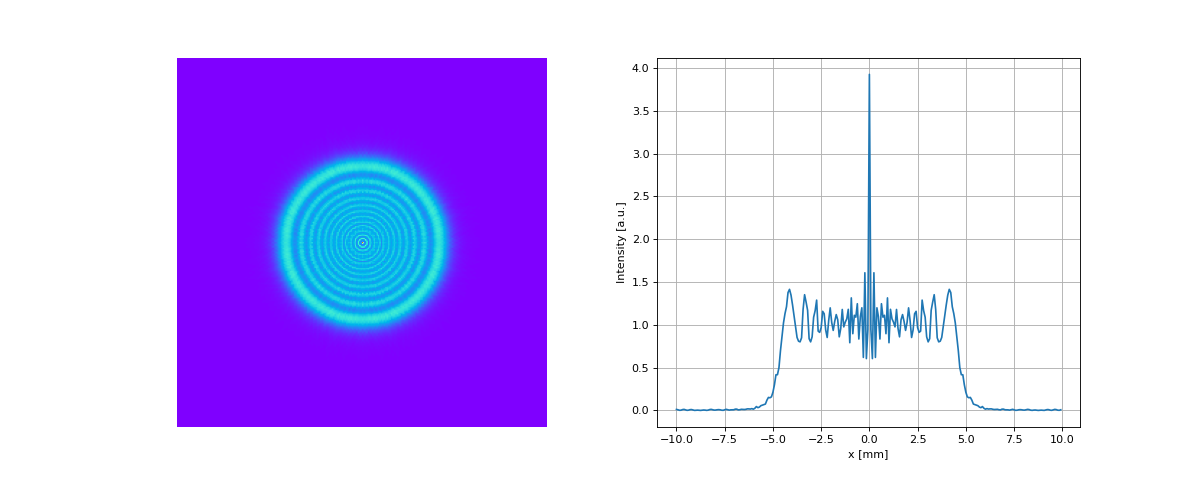

This chart was generated by the following Python code:
from LightPipes import *
import matplotlib.pyplot as plt

Field=Begin(20*mm, 1*um, 256)
Field = CircAperture(5*mm, 0, 0, Field)
Field = Forvard(1*m, Field)
I = Intensity(0,Field)

x=[]
for i in range(256):
    x.append((-20*mm/2+i*20*mm/256)/mm)

fig=plt.figure(figsize=(15,6))
ax1 = fig.add_subplot(121)
ax2 = fig.add_subplot(122)
ax1.imshow(I,cmap='rainbow'); ax1.axis('off')
ax2.plot(x,I[128]);ax2.set_xlabel('x [mm]');ax2.set_ylabel('Intensity [a.u.]')
ax2.grid('on')
plt.show()
